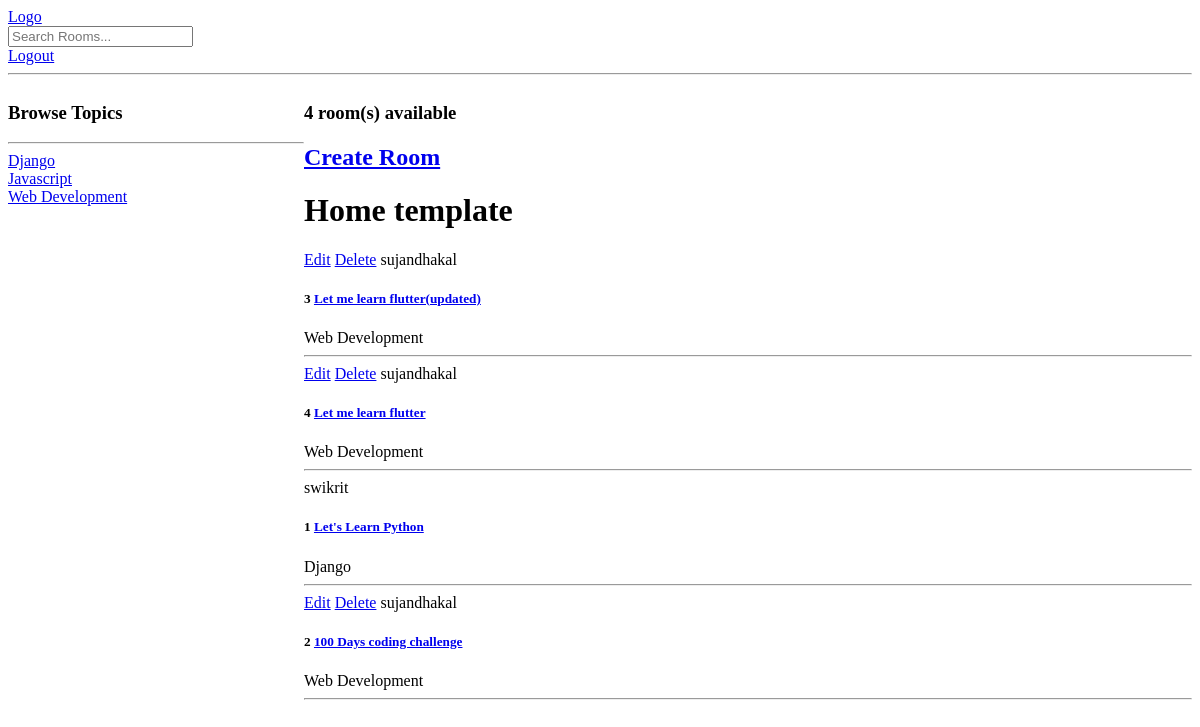
The app's page / (signed in), older data.
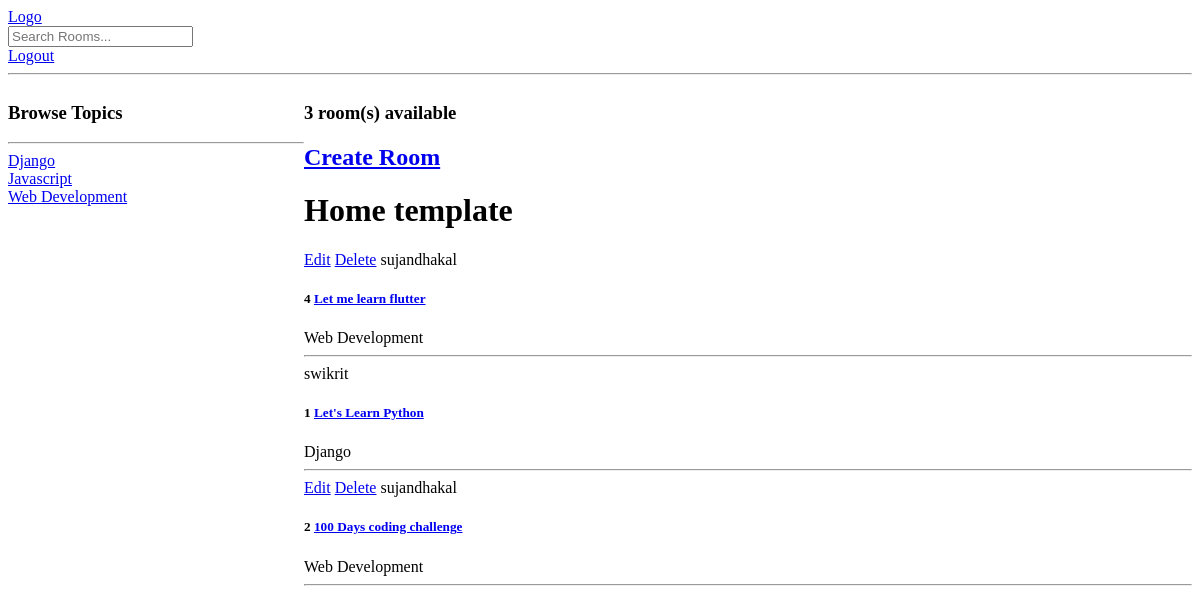
The same page, newer data.
### base/models.py (models this page shows, shortened)
class Topic(models.Model):
    name = models.CharField(max_length= 200)
    def __str__(self):
        return self.name

class Room(models.Model):
    host = models.ForeignKey(User , on_delete= models.SET_NULL , null= True)
    topic = models.ForeignKey(Topic , on_delete= models.SET_NULL , null= True)
    name = models.CharField(max_length=200)
    description = models.TextField(null= True , blank= True)
    updated = models.DateTimeField(auto_now= True)
    created = models.DateTimeField(auto_now_add= True)
    class Meta:
        ordering = ['-updated' , '-created']

### base/views.py (the view)
# urls.py: path('' , views.home , name ='home'),
def home(request):
    q= request.GET.get('q') if request.GET.get('q') != None else ''
    rooms = Room.objects.filter(
        Q(topic__name__icontains = q ) |
        Q(name__icontains = q ) |
        Q(description__icontains = q ))
    topics = Topic.objects.all()
    room_counts = rooms.count()
    contex = {'rooms' : rooms  , 'topics': topics , 'rooms_counts' : room_counts}
    return render(request , 'base/home.html' , contex)

### base/templates/base/home.html (shortened to what this page needs)
{% extends 'main.html' %}
{% block content %}
<div class="home-container">
    <div>
     <h3>Browse Topics</h3>
      <hr>
      {% for topic in topics %}
      <div>
       <a href="{% url 'home'%}?q={{topic.name}}"> {{topic.name}} </a>
      </div>
      {% endfor %}
    </div>
    <div>
      <h3>{{rooms_counts}} room(s) available</h3>
        <a href="{% url 'createRoom' %}"> <h2>Create Room </h2> </a>
        <h1>Home template</h1>
        {% for room in rooms %}
        <div>
        <div>
            {% if request.user == room.host %}
            <a href="{% url 'updateRoom' room.id %}">Edit</a>
            <a href="{% url 'deleteRoom' room.id %}">Delete</a>
            {% endif%}
             {{room.host }}
             <h5>
             {{room.id}} <a href="room/{{room.id}}">{{room.name}}</a>
             </h5>
              {{room.topic}}
            <hr>
        </div>
  </div>
  {% endfor %}
</div>
</div>
{%endblock content%}

Row changes from the older to the newer data that the page shows:
removed Room: shows "Edit", host "sujandhakal", id "3", name "Let me learn flutter(updated)", topic "Web Development"
Text that changed along with them:
{{ rooms_counts }}: "4" → "3"
